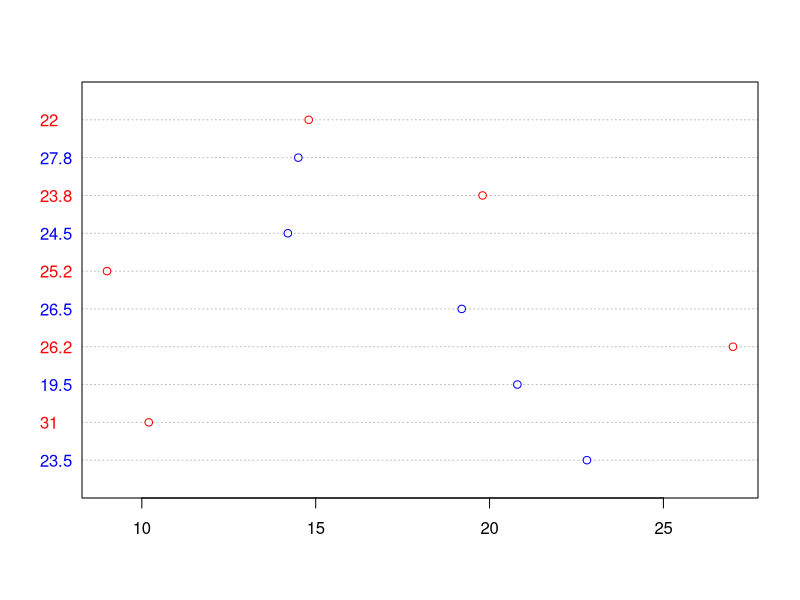

Source code (R):
library(mvtnorm)

dat <- read.table("magfield.txt", sep = ",")

x <- dat$V1
y <- dat$V2

dotchart(x, y, col=c('blue', 'red'))

print(t.test(x,y))

print(median(x)-median(y))

sigma = matrix(data=c(10, 50, 50, 10), nrow=2, ncol=2)

mu <- seq(-5,5,length.out=1000)
mvtnorm::rmvnorm(25, mean=rep(c(2),2), sigma = sigma)

